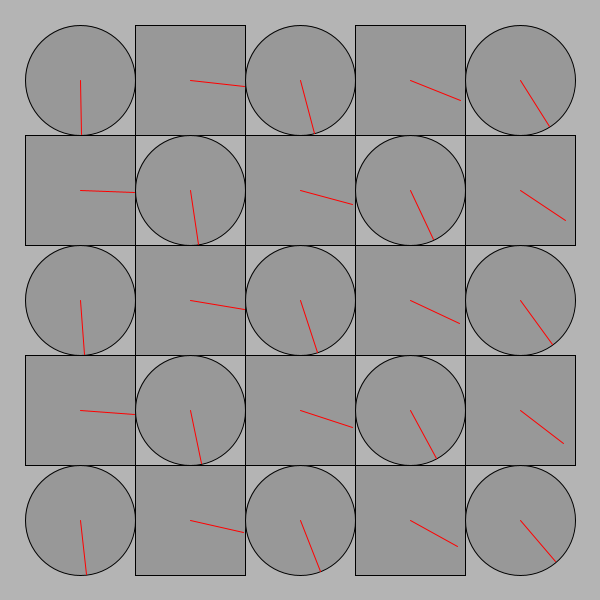
Frame 1 (no input)
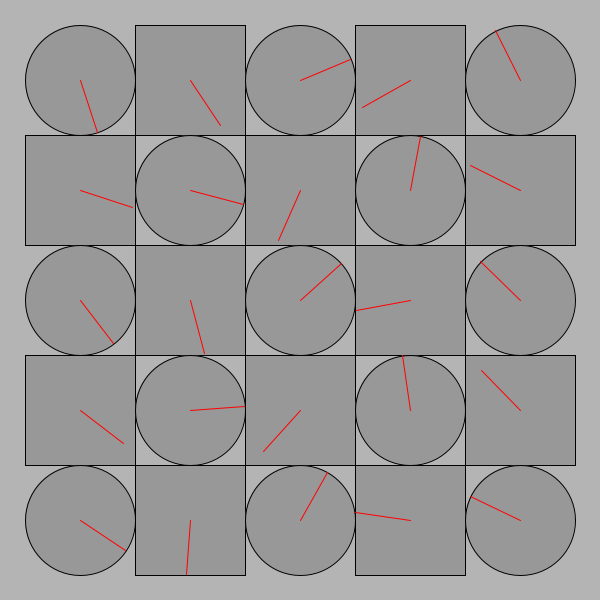
Frame 60 (the mouse pressed at the canvas centre just before this capture)
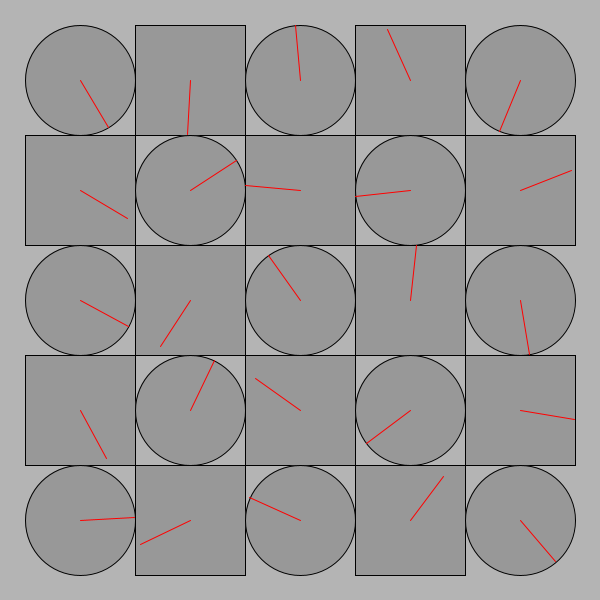
Frame 120 (the mouse held since frame 60 and released just before this capture)

The Processing sketch that drew these frames (run headless with seeded random() and noise(); from frame 60 on, the mouse is pressed at the canvas centre):

// Processing sketch: processing_152143
// ── processing_152143.pde

/*
 * Creative Coding
 * Week 2, 04 - The Clocks
 * by Indae Hwang and Jon McCormack
 * Copyright (c) 2014 Monash University
 *
 * This program draws a grid of circular "clocks", whose hands move according to the elasped time.
 * The higher the clock number the faster it moves, the first clock takes 1 min to go all the way around.
 * The function "movingCircle" is used to draw each clock. It is passed the position, size and hand angle
 * as arguments.
 * 
 * The difference in this code, is that it draws both circles and rectangles. The redline
 * moves in different direction depending which figure it is in.
 */

void setup() {
  size(600, 600);
  background(180);
  rectMode(CENTER);
  noStroke();
}


void draw() {
  background(180);
  noStroke();

  int num = 5;
  int margin = 80;

  float gutter = 0; //distance between each cell
  float cellsize = ( width - (2 * margin) - gutter * (num - 1) ) / (num - 1);

  int circleNumber = 1; // counter
  int rectNumber = 0;

  for (int i=0; i<num; i++) {
    for (int j=0; j<num; j++) {
      ++circleNumber;
      ++rectNumber;

      float tx = margin + cellsize * i + gutter * i;
      float ty = margin + cellsize * j + gutter * j;

     if (circleNumber % 2 == 0) {
      movingCircle(tx, ty, cellsize, circleNumber * TWO_PI * millis() / 60000.0);
     } else {
      movingRect(tx, ty, cellsize, rectNumber * TWO_PI * millis() / 60000.0); 
    }
  }
}
}//end of draw 

void movingCircle(float x, float y, float size, float angle) {

  // calculate endpoint of the line
  float tempX = x + (size / 2) * sin(angle);
  float tempY = y + (size / 2) * cos(angle);

  stroke(0);
  strokeWeight(1);
  fill(140, 180);
  ellipse(x, y, size, size); // circle

  stroke(255, 0, 0);
  line(x, y, tempX, tempY); // red line
}

void movingRect(float x, float y, float size, float angle) {
  // calculate endpoint of the line
  float tempX = x + (size / 2) * cos(angle);
  float tempY = y + (size / 2) * sin(angle);

  stroke(0);
  strokeWeight(1);
  fill(140, 180);
  rect(x, y, size, size); // circle

  stroke(255, 0, 0);
  line(x, y, tempX, tempY); // red line
}
